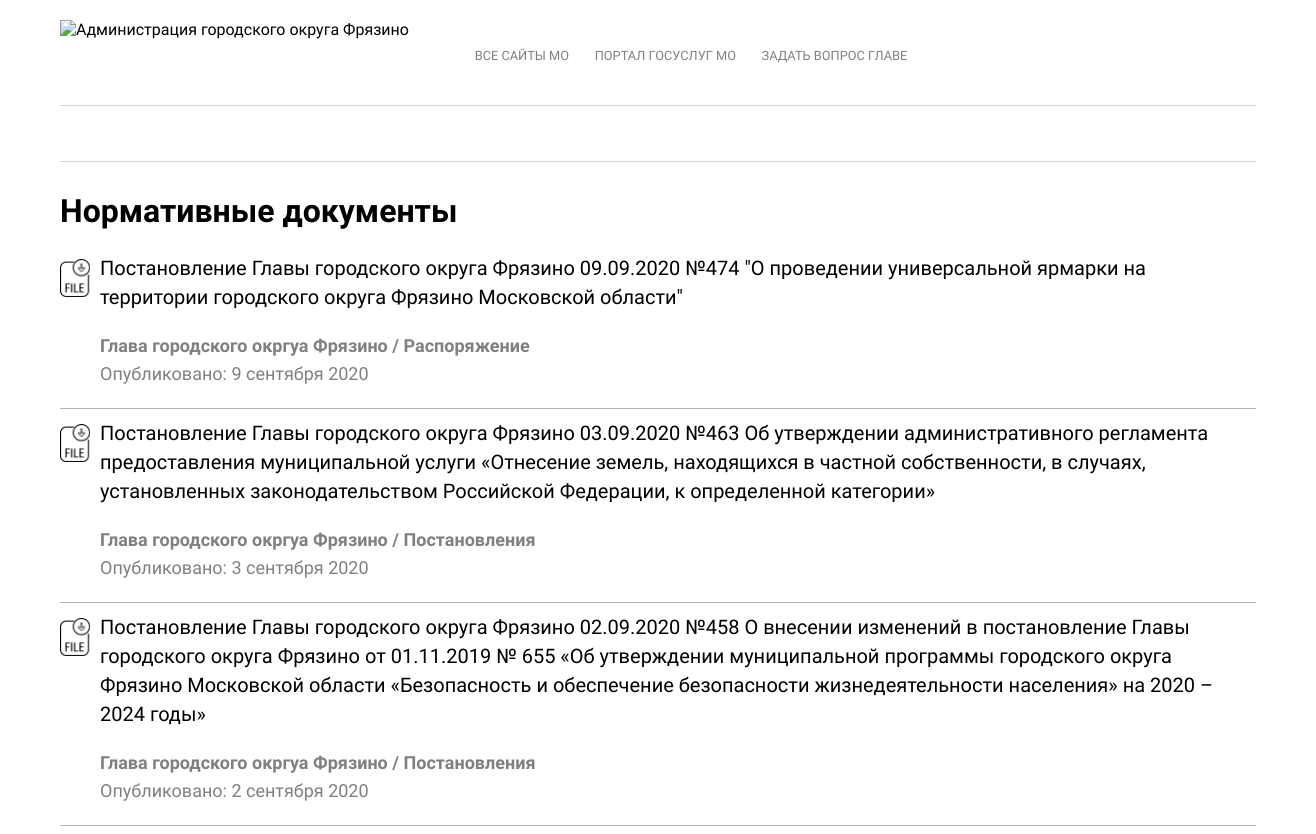
Page /documents/ (upper part) on the earlier database version.
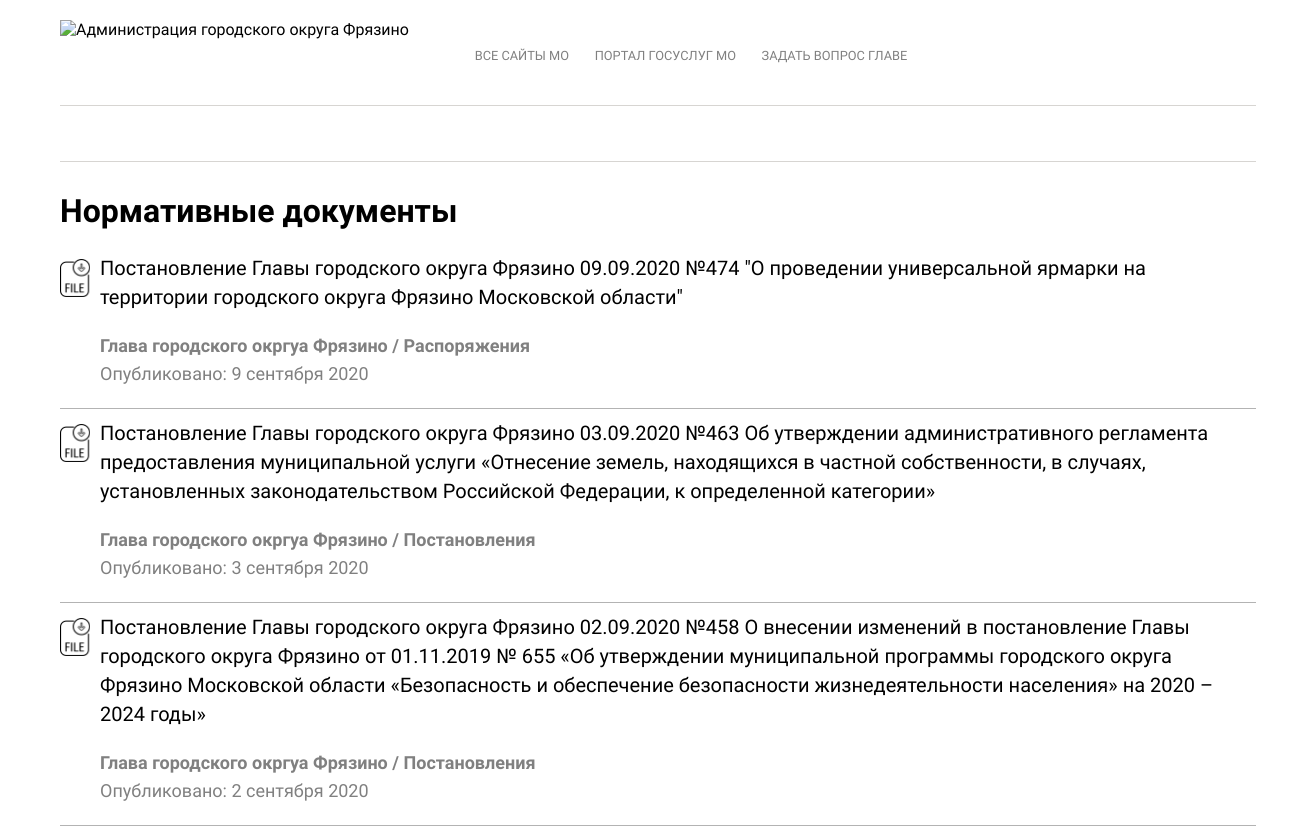
Same page on the later database version.
### documents/models.py (models this page shows, shortened)
class Documents(models.Model):
	title = models.CharField(max_length=700, verbose_name='Название')
	slug = models.SlugField(max_length=200, verbose_name='URL', unique=True)
	number = models.CharField(max_length=20, verbose_name='Номер документа', blank=True, null=True)
	Author = models.ForeignKey(DocsAuthor, on_delete=models.SET_NULL, verbose_name='Орган, принявший документ', blank=True, null=True)
	DocCategory = TreeForeignKey(DocCategory, verbose_name='Категория', on_delete=models.CASCADE, default=1)
	TypeDoc = models.ForeignKey(DocType, on_delete=models.SET_NULL, verbose_name='Тип документа', blank = True, null=True)
	docDate = models.DateField(verbose_name='Дата подписания документа', default=timezone.now)
	descrpition = models.TextField(verbose_name='Описание документа', blank=True, null=True)
	publishDate = models.DateTimeField(verbose_name='Дата публикации', default=timezone.now)
	publish = models.BooleanField(verbose_name='Опубликовано', default=True)
	file = models.FileField(upload_to='uploads/%Y/%m/%d/documents', verbose_name='Документ')
	def get_absolute_url(self):
		return "/documents/%s/" % self.slug
	class Meta:
		verbose_name='Документ'
		verbose_name_plural='Документы'
		ordering = ['-publishDate']

class DocType(models.Model):
	title = models.CharField(max_length=200, verbose_name='Тип документа', help_text='Просьба, указывать значения в множественном числе')
	slug = models.SlugField(max_length=200, unique=True, verbose_name='URL')
	class Meta:
		verbose_name = 'Тип документов'
		verbose_name_plural = 'Типы документов'
	def __str__(self):
		return self.title

class DocsAuthor(models.Model):
	title = models.CharField(max_length=250, verbose_name='Наименование органа')
	slug = models.SlugField(verbose_name='URL')
	menu = TreeOneToOneField(Menu, verbose_name='Пункт меню', blank=True, null=True, on_delete=models.SET_NULL)
	def __str__(self):
		return self.title
	class Meta:
		verbose_name='Орган принявший документ'
		verbose_name_plural='Органы принимающие документы'

### documents/views.py (the view)
# urls.py: path('', views.documetns.as_view(), name='all_documents'),
class documetns(ListView):
	model = Documents
	def get(self, request):
		if request.GET.get('author', '') and request.GET.get('typedoc', ''):
			author = request.GET.get('author', '')
			typedoc = request.GET.get('typedoc', '')
			docs = get_list_or_404(Documents.objects.filter(publish=True, publishDate__lt=timezone.now(), Author__slug = author, TypeDoc__slug = typedoc).order_by('-publishDate'))
			title = '%s | %s' % (docs[0].TypeDoc.title, docs[0].Author.title)
		elif request.GET.get('author', ''):
			author = request.GET.get('author', '')
			docs = get_list_or_404(Documents.objects.filter(publish=True, publishDate__lt=timezone.now(), Author__slug = author).order_by('-publishDate'))
			title = 'Документы | %s' % docs[0].Author.title
		elif request.GET.get('typedoc', ''):
			typedoc = request.GET.get('typedoc', '')
			docs = get_list_or_404(Documents.objects.filter(publish=True, publishDate__lt=timezone.now(), TypeDoc__slug = typedoc).order_by('-publishDate'))
			title = '%s' % docs[0].TypeDoc.title
		else:
			docs = Documents.objects.filter(publish=True, publishDate__lt=timezone.now()).order_by('-publishDate')
			title = 'Нормативные документы'
		page = request.GET.get('page', 1)
		paginator = Paginator(docs, NUMBER_PAGE)
		try:
			docs = paginator.page(page)
		except PageNotAnInteger:
			docs = paginator.page(1)
		except EmptyPage:
			docs = paginator.page(paginator.num_pages)
		submenu = DocCategory.objects.filter(active=True)
		context = {
			'title': title,
			'submenu':submenu,
			'docs':docs,
		}
		return render(request, 'documentsList.html', context)

### banners/models.py (called while the page is built)
	def get_url(self):
		if self.url:
			return self.url
		else:
			return '#'

### banners/templatetags/banners.py (called while the page is built)
@register.inclusion_tag('big_banner_news.html')
def big_banner_news():
	allBanners = bigBanner.objects.filter(active=True)
	banner = random.sample(list(allBanners), 1)
	return {'banner': banner[0]}

### menu/models.py (called while the page is built)
	def get_url(self):
		if hasattr(self, 'page'):
			return self.page.get_absolute_url()
		elif hasattr(self, 'category'):
			return self.category.get_absolute_url()
		elif hasattr(self, 'doccategory'):
			return self.doccategory.get_absolute_url()
		elif hasattr(self, 'documents'):
			return self.documents.get_absolute_url()
		elif hasattr(self, 'news'):
			return self.news.get_absolute_url()
		elif self.url:
			return self.url
		else:
			return '#'

	def get_url(self):
		if self.parrent:
			return self.parrent.get_url()
		elif self.slug:
			return self.slug
		else:
			return '#'

### menu/templatetags/menu_mainMenu.py (called while the page is built)
@register.inclusion_tag('main-menu.html')
def main_menu():
	mMenu = Menu.objects.filter(active=True)
	return {'menu': mMenu}

@register.inclusion_tag('mobile-menu.html')
def mobile_menu():
	mMenu = Menu.objects.filter(active=True)
	return {'menu': mMenu}

### documents/templates/documentsList.html (shortened to what this page needs)
{% extends 'base.html' %}
{% load static banners %}
{% block addcss %}
		<link rel="stylesheet" href="{% static "css/docs-list.css" %}">
{% endblock %}
{% block main-content %}
<div class="container">
	<div class="docs-list--header">
		<h1>{{ title }}</h1>
	</div>
	<div class="docs-list--list">
		<ul>
			{% for doc in docs %}
			<li class="docs-list--el">
				<div class="docs-list--link"><a href="{{ doc.get_absolute_url }}">{{ doc.title }}</a></div>
				{% if doc.Author and doc.TypeDoc %}
				<div class="docs-list--info">{{ doc.Author }} / {{ doc.TypeDoc }}</div>
				{% endif %}
				<div class="docs-list--date">Опубликовано: {{ doc.publishDate | date:"j E Y"}}</div>
			</li>
			{% endfor %}
		</ul>
	</div>
</div>
{% endblock %}

Differences in the rows shown:
changed through a linked row, Documents: TypeDoc "Распоряжение" → "Распоряжения"
